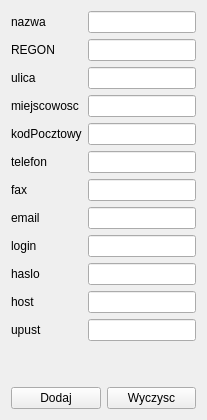
      <widget class="QWidget" name="tab">
       <attribute name="title">
        <string>Hurtownia</string>
       </attribute>
       <layout class="QVBoxLayout" name="verticalLayout_3">
        <item>
         <layout class="QHBoxLayout" name="horizontalLayout">
          <item>
           <layout class="QVBoxLayout" name="verticalLayout">
            <item>
             <widget class="QLabel" name="label">
              <property name="text">
               <string>nazwa</string>
              </property>
             </widget>
            </item>
            <item>
             <widget class="QLabel" name="label_2">
              <property name="text">
               <string>REGON</string>
              </property>
             </widget>
            </item>
            <item>
             <widget class="QLabel" name="label_3">
              <property name="text">
               <string>ulica</string>
              </property>
             </widget>
            </item>
            <item>
             <widget class="QLabel" name="label_4">
              <property name="text">
               <string>miejscowosc</string>
              </property>
             </widget>
            </item>
            <item>
             <widget class="QLabel" name="label_5">
              <property name="text">
               <string>kodPocztowy</string>
              </property>
             </widget>
            </item>
            <item>
             <widget class="QLabel" name="label_6">
              <property name="text">
               <string>telefon</string>
              </property>
             </widget>
            </item>
            <item>
             <widget class="QLabel" name="label_8">
              <property name="text">
               <string>fax</string>
              </property>
             </widget>
            </item>
            <item>
             <widget class="QLabel" name="label_9">
              <property name="text">
               <string>email</string>
              </property>
             </widget>
            </item>
            <item>
             <widget class="QLabel" name="label_19">
              <property name="text">
               <string>login</string>
              </property>
             </widget>
            </item>
            <item>
             <widget class="QLabel" name="label_20">
              <property name="text">
               <string>haslo</string>
              </property>
             </widget>
            </item>
            <item>
             <widget class="QLabel" name="label_56">
              <property name="text">
               <string>host</string>
              </property>
             </widget>
            </item>
            <item>
             <widget class="QLabel" name="label_10">
              <property name="text">
               <string>upust</string>
              </property>
             </widget>
            </item>
           </layout>
          </item>
          <item>
           <layout class="QVBoxLayout" name="verticalLayout_2">
            <item>
             <widget class="QLineEdit" name="lineEdit"/>
            </item>
            <item>
             <widget class="QLineEdit" name="lineEdit_2"/>
            </item>
            <item>
             <widget class="QLineEdit" name="lineEdit_3"/>
            </item>
            <item>
             <widget class="QLineEdit" name="lineEdit_4"/>
            </item>
            <item>
             <widget class="QLineEdit" name="lineEdit_5"/>
            </item>
            <item>
             <widget class="QLineEdit" name="lineEdit_6"/>
            </item>
            <item>
             <widget class="QLineEdit" name="lineEdit_7"/>
            </item>
            <item>
             <widget class="QLineEdit" name="lineEdit_8"/>
            </item>
            <item>
             <widget class="QLineEdit" name="lineEdit_10"/>
            </item>
            <item>
             <widget class="QLineEdit" name="lineEdit_11"/>
            </item>
            <item>
             <widget class="QLineEdit" name="lineEdit_12"/>
            </item>
            <item>
             <widget class="QLineEdit" name="lineEdit_9"/>
            </item>
           </layout>
          </item>
         </layout>
        </item>
        <item>
         <spacer name="verticalSpacer">
          <property name="orientation">
           <enum>Qt::Vertical</enum>
          </property>
          <property name="sizeHint" stdset="0">
           <size>
            <width>20</width>
            <height>40</height>
           </size>
          </property>
         </spacer>
        </item>
        <item>
         <layout class="QHBoxLayout" name="horizontalLayout_3">
          <item>
           <widget class="QPushButton" name="pushButton">
            <property name="text">
             <string>Dodaj</string>
            </property>
           </widget>
          </item>
          <item>
           <widget class="QPushButton" name="pushButton_2">
            <property name="text">
             <string>Wyczysc</string>
            </property>
           </widget>
          </item>
         </layout>
        </item>
       </layout>
      </widget>
